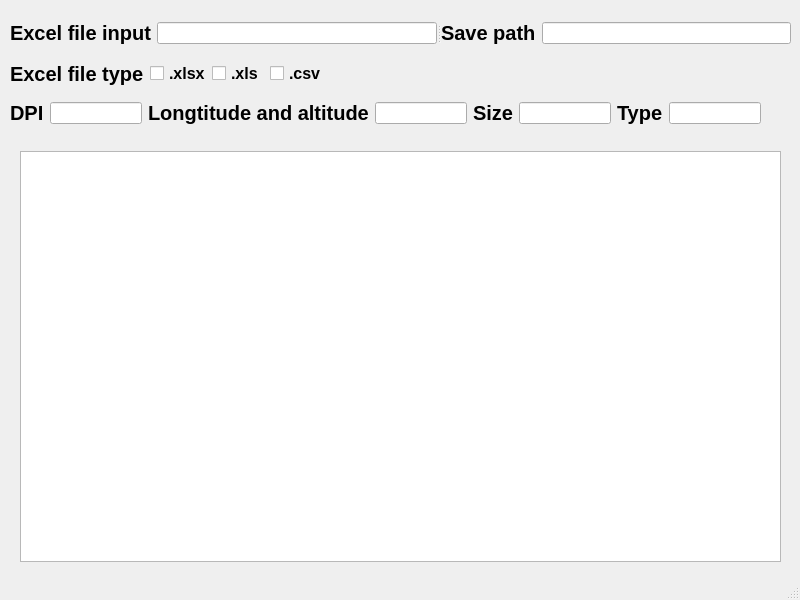
<?xml version="1.0" encoding="UTF-8"?>
<ui version="4.0">
 <class>MainWindow</class>
 <widget class="QMainWindow" name="MainWindow">
  <property name="geometry">
   <rect>
    <x>0</x>
    <y>0</y>
    <width>800</width>
    <height>600</height>
   </rect>
  </property>
  <property name="windowTitle">
   <string>MainWindow</string>
  </property>
  <widget class="QWidget" name="centralwidget">
   <widget class="QGraphicsView" name="graphicsView">
    <property name="geometry">
     <rect>
      <x>20</x>
      <y>151</y>
      <width>761</width>
      <height>411</height>
     </rect>
    </property>
   </widget>
   <widget class="QSplitter" name="splitter">
    <property name="geometry">
     <rect>
      <x>10</x>
      <y>20</y>
      <width>781</width>
      <height>26</height>
     </rect>
    </property>
    <property name="orientation">
     <enum>Qt::Horizontal</enum>
    </property>
    <widget class="QWidget" name="layoutWidget">
     <layout class="QHBoxLayout" name="horizontalLayout">
      <item>
       <widget class="QLabel" name="Excel_file_input_label">
        <property name="font">
         <font>
          <family>Arial</family>
          <pointsize>15</pointsize>
          <weight>75</weight>
          <bold>true</bold>
         </font>
        </property>
        <property name="text">
         <string>Excel file input</string>
        </property>
       </widget>
      </item>
      <item>
       <widget class="QLineEdit" name="Excel_input_line_Edit"/>
      </item>
     </layout>
    </widget>
    <widget class="QWidget" name="layoutWidget">
     <layout class="QHBoxLayout" name="horizontalLayout_2">
      <item>
       <widget class="QLabel" name="Save_path_label">
        <property name="font">
         <font>
          <family>Arial</family>
          <pointsize>15</pointsize>
          <weight>75</weight>
          <bold>true</bold>
         </font>
        </property>
        <property name="text">
         <string>Save path</string>
        </property>
       </widget>
      </item>
      <item>
       <widget class="QLineEdit" name="Save_path_line_Edit"/>
      </item>
     </layout>
    </widget>
   </widget>
   <widget class="QWidget" name="layoutWidget">
    <property name="geometry">
     <rect>
      <x>10</x>
      <y>60</y>
      <width>315</width>
      <height>27</height>
     </rect>
    </property>
    <layout class="QHBoxLayout" name="horizontalLayout_4">
     <item>
      <widget class="QLabel" name="Excel_file_type_label">
       <property name="font">
        <font>
         <family>Arial</family>
         <pointsize>15</pointsize>
         <weight>75</weight>
         <bold>true</bold>
        </font>
       </property>
       <property name="text">
        <string>Excel file type</string>
       </property>
      </widget>
     </item>
     <item>
      <layout class="QHBoxLayout" name="horizontalLayout_3">
       <item>
        <widget class="QCheckBox" name="xlsx_checkBox">
         <property name="font">
          <font>
           <family>Arial</family>
           <pointsize>12</pointsize>
           <weight>75</weight>
           <bold>true</bold>
          </font>
         </property>
         <property name="text">
          <string>.xlsx</string>
         </property>
        </widget>
       </item>
       <item>
        <widget class="QCheckBox" name="xls_checkBox">
         <property name="font">
          <font>
           <family>Arial</family>
           <pointsize>12</pointsize>
           <weight>75</weight>
           <bold>true</bold>
          </font>
         </property>
         <property name="text">
          <string>.xls</string>
         </property>
        </widget>
       </item>
       <item>
        <widget class="QCheckBox" name="csv_checkBox">
         <property name="font">
          <font>
           <family>Arial</family>
           <pointsize>12</pointsize>
           <weight>75</weight>
           <bold>true</bold>
          </font>
         </property>
         <property name="text">
          <string>.csv</string>
         </property>
        </widget>
       </item>
      </layout>
     </item>
    </layout>
   </widget>
   <widget class="QWidget" name="layoutWidget">
    <property name="geometry">
     <rect>
      <x>10</x>
      <y>100</y>
      <width>751</width>
      <height>26</height>
     </rect>
    </property>
    <layout class="QHBoxLayout" name="horizontalLayout_5">
     <item>
      <widget class="QLabel" name="DPI_label">
       <property name="font">
        <font>
         <family>Arial</family>
         <pointsize>15</pointsize>
         <weight>75</weight>
         <bold>true</bold>
        </font>
       </property>
       <property name="text">
        <string>DPI</string>
       </property>
      </widget>
     </item>
     <item>
      <widget class="QLineEdit" name="DPI_line_Edit"/>
     </item>
     <item>
      <widget class="QLabel" name="LandA_label">
       <property name="font">
        <font>
         <family>Arial</family>
         <pointsize>15</pointsize>
         <weight>75</weight>
         <bold>true</bold>
        </font>
       </property>
       <property name="text">
        <string>Longtitude and altitude</string>
       </property>
      </widget>
     </item>
     <item>
      <widget class="QLineEdit" name="LandA_line_Edit"/>
     </item>
     <item>
      <widget class="QLabel" name="Size_label">
       <property name="font">
        <font>
         <family>Arial</family>
         <pointsize>15</pointsize>
         <weight>75</weight>
         <bold>true</bold>
        </font>
       </property>
       <property name="text">
        <string>Size</string>
       </property>
      </widget>
     </item>
     <item>
      <widget class="QLineEdit" name="Size_line_Edit"/>
     </item>
     <item>
      <widget class="QLabel" name="Type_label">
       <property name="font">
        <font>
         <family>Arial</family>
         <pointsize>15</pointsize>
         <weight>75</weight>
         <bold>true</bold>
        </font>
       </property>
       <property name="text">
        <string>Type</string>
       </property>
      </widget>
     </item>
     <item>
      <widget class="QLineEdit" name="Type_line_Edit"/>
     </item>
    </layout>
   </widget>
  </widget>
  <widget class="QMenuBar" name="menubar">
   <property name="geometry">
    <rect>
     <x>0</x>
     <y>0</y>
     <width>800</width>
     <height>23</height>
    </rect>
   </property>
  </widget>
  <widget class="QStatusBar" name="statusbar"/>
 </widget>
 <resources/>
 <connections/>
</ui>
